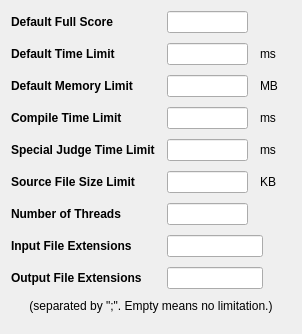
<?xml version="1.0" encoding="UTF-8"?>
<ui version="4.0">
 <class>GeneralSettings</class>
 <widget class="QWidget" name="GeneralSettings">
  <property name="geometry">
   <rect>
    <x>0</x>
    <y>0</y>
    <width>302</width>
    <height>334</height>
   </rect>
  </property>
  <property name="windowTitle">
   <string>Form</string>
  </property>
  <layout class="QGridLayout" name="gridLayout">
   <property name="horizontalSpacing">
    <number>12</number>
   </property>
   <property name="verticalSpacing">
    <number>10</number>
   </property>
   <item row="0" column="0">
    <widget class="QLabel" name="label">
     <property name="sizePolicy">
      <sizepolicy hsizetype="Fixed" vsizetype="Fixed">
       <horstretch>0</horstretch>
       <verstretch>0</verstretch>
      </sizepolicy>
     </property>
     <property name="styleSheet">
      <string notr="true">font-size:9pt;font-weight:bold;</string>
     </property>
     <property name="text">
      <string>Default Full Score</string>
     </property>
    </widget>
   </item>
   <item row="0" column="1">
    <layout class="QHBoxLayout" name="horizontalLayout_2">
     <item>
      <widget class="QLineEdit" name="defaultFullScore">
       <property name="sizePolicy">
        <sizepolicy hsizetype="Fixed" vsizetype="Fixed">
         <horstretch>0</horstretch>
         <verstretch>0</verstretch>
        </sizepolicy>
       </property>
       <property name="minimumSize">
        <size>
         <width>81</width>
         <height>0</height>
        </size>
       </property>
       <property name="maximumSize">
        <size>
         <width>81</width>
         <height>16777215</height>
        </size>
       </property>
      </widget>
     </item>
     <item>
      <spacer name="horizontalSpacer">
       <property name="orientation">
        <enum>Qt::Horizontal</enum>
       </property>
       <property name="sizeHint" stdset="0">
        <size>
         <width>40</width>
         <height>20</height>
        </size>
       </property>
      </spacer>
     </item>
    </layout>
   </item>
   <item row="1" column="0">
    <widget class="QLabel" name="label_2">
     <property name="sizePolicy">
      <sizepolicy hsizetype="Fixed" vsizetype="Fixed">
       <horstretch>0</horstretch>
       <verstretch>0</verstretch>
      </sizepolicy>
     </property>
     <property name="styleSheet">
      <string notr="true">font-size:9pt;font-weight:bold;</string>
     </property>
     <property name="text">
      <string>Default Time Limit</string>
     </property>
    </widget>
   </item>
   <item row="1" column="1">
    <layout class="QHBoxLayout" name="horizontalLayout_3">
     <property name="spacing">
      <number>12</number>
     </property>
     <item>
      <widget class="QLineEdit" name="defaultTimeLimit">
       <property name="sizePolicy">
        <sizepolicy hsizetype="Fixed" vsizetype="Fixed">
         <horstretch>0</horstretch>
         <verstretch>0</verstretch>
        </sizepolicy>
       </property>
       <property name="minimumSize">
        <size>
         <width>81</width>
         <height>0</height>
        </size>
       </property>
       <property name="maximumSize">
        <size>
         <width>81</width>
         <height>16777215</height>
        </size>
       </property>
      </widget>
     </item>
     <item>
      <widget class="QLabel" name="label_6">
       <property name="sizePolicy">
        <sizepolicy hsizetype="Fixed" vsizetype="Preferred">
         <horstretch>0</horstretch>
         <verstretch>0</verstretch>
        </sizepolicy>
       </property>
       <property name="styleSheet">
        <string notr="true">font-size: 9pt;</string>
       </property>
       <property name="text">
        <string>ms</string>
       </property>
      </widget>
     </item>
     <item>
      <spacer name="horizontalSpacer_3">
       <property name="orientation">
        <enum>Qt::Horizontal</enum>
       </property>
       <property name="sizeHint" stdset="0">
        <size>
         <width>40</width>
         <height>20</height>
        </size>
       </property>
      </spacer>
     </item>
    </layout>
   </item>
   <item row="2" column="0">
    <widget class="QLabel" name="label_3">
     <property name="sizePolicy">
      <sizepolicy hsizetype="Fixed" vsizetype="Fixed">
       <horstretch>0</horstretch>
       <verstretch>0</verstretch>
      </sizepolicy>
     </property>
     <property name="styleSheet">
      <string notr="true">font-size:9pt;font-weight:bold;</string>
     </property>
     <property name="text">
      <string>Default Memory Limit</string>
     </property>
    </widget>
   </item>
   <item row="2" column="1">
    <layout class="QHBoxLayout" name="horizontalLayout_4">
     <property name="spacing">
      <number>12</number>
     </property>
     <item>
      <widget class="QLineEdit" name="defaultMemoryLimit">
       <property name="sizePolicy">
        <sizepolicy hsizetype="Fixed" vsizetype="Fixed">
         <horstretch>0</horstretch>
         <verstretch>0</verstretch>
        </sizepolicy>
       </property>
       <property name="minimumSize">
        <size>
         <width>81</width>
         <height>0</height>
        </size>
       </property>
       <property name="maximumSize">
        <size>
         <width>81</width>
         <height>16777215</height>
        </size>
       </property>
      </widget>
     </item>
     <item>
      <widget class="QLabel" name="label_7">
       <property name="sizePolicy">
        <sizepolicy hsizetype="Fixed" vsizetype="Preferred">
         <horstretch>0</horstretch>
         <verstretch>0</verstretch>
        </sizepolicy>
       </property>
       <property name="styleSheet">
        <string notr="true">font-size: 9pt;</string>
       </property>
       <property name="text">
        <string>MB</string>
       </property>
      </widget>
     </item>
     <item>
      <spacer name="horizontalSpacer_4">
       <property name="orientation">
        <enum>Qt::Horizontal</enum>
       </property>
       <property name="sizeHint" stdset="0">
        <size>
         <width>40</width>
         <height>20</height>
        </size>
       </property>
      </spacer>
     </item>
    </layout>
   </item>
   <item row="3" column="0">
    <widget class="QLabel" name="label_4">
     <property name="sizePolicy">
      <sizepolicy hsizetype="Fixed" vsizetype="Preferred">
       <horstretch>0</horstretch>
       <verstretch>0</verstretch>
      </sizepolicy>
     </property>
     <property name="styleSheet">
      <string notr="true">font-size:9pt;font-weight:bold;</string>
     </property>
     <property name="text">
      <string>Compile Time Limit</string>
     </property>
    </widget>
   </item>
   <item row="3" column="1">
    <layout class="QHBoxLayout" name="horizontalLayout_5">
     <property name="spacing">
      <number>12</number>
     </property>
     <item>
      <widget class="QLineEdit" name="compileTimeLimit">
       <property name="sizePolicy">
        <sizepolicy hsizetype="Fixed" vsizetype="Fixed">
         <horstretch>0</horstretch>
         <verstretch>0</verstretch>
        </sizepolicy>
       </property>
       <property name="minimumSize">
        <size>
         <width>81</width>
         <height>0</height>
        </size>
       </property>
       <property name="maximumSize">
        <size>
         <width>81</width>
         <height>16777215</height>
        </size>
       </property>
      </widget>
     </item>
     <item>
      <widget class="QLabel" name="label_8">
       <property name="sizePolicy">
        <sizepolicy hsizetype="Fixed" vsizetype="Preferred">
         <horstretch>0</horstretch>
         <verstretch>0</verstretch>
        </sizepolicy>
       </property>
       <property name="styleSheet">
        <string notr="true">font-size: 9pt;</string>
       </property>
       <property name="text">
        <string>ms</string>
       </property>
      </widget>
     </item>
     <item>
      <spacer name="horizontalSpacer_5">
       <property name="orientation">
        <enum>Qt::Horizontal</enum>
       </property>
       <property name="sizeHint" stdset="0">
        <size>
         <width>40</width>
         <height>20</height>
        </size>
       </property>
      </spacer>
     </item>
    </layout>
   </item>
   <item row="4" column="0">
    <widget class="QLabel" name="label_17">
     <property name="sizePolicy">
      <sizepolicy hsizetype="Fixed" vsizetype="Preferred">
       <horstretch>0</horstretch>
       <verstretch>0</verstretch>
      </sizepolicy>
     </property>
     <property name="styleSheet">
      <string notr="true">font-size:9pt;font-weight:bold;</string>
     </property>
     <property name="text">
      <string>Special Judge Time Limit</string>
     </property>
    </widget>
   </item>
   <item row="4" column="1">
    <layout class="QHBoxLayout" name="horizontalLayout_9">
     <property name="spacing">
      <number>12</number>
     </property>
     <item>
      <widget class="QLineEdit" name="specialJudgeTimeLimit">
       <property name="sizePolicy">
        <sizepolicy hsizetype="Fixed" vsizetype="Fixed">
         <horstretch>0</horstretch>
         <verstretch>0</verstretch>
        </sizepolicy>
       </property>
       <property name="minimumSize">
        <size>
         <width>81</width>
         <height>0</height>
        </size>
       </property>
       <property name="maximumSize">
        <size>
         <width>81</width>
         <height>16777215</height>
        </size>
       </property>
      </widget>
     </item>
     <item>
      <widget class="QLabel" name="label_18">
       <property name="sizePolicy">
        <sizepolicy hsizetype="Fixed" vsizetype="Preferred">
         <horstretch>0</horstretch>
         <verstretch>0</verstretch>
        </sizepolicy>
       </property>
       <property name="styleSheet">
        <string notr="true">font-size: 9pt;</string>
       </property>
       <property name="text">
        <string>ms</string>
       </property>
      </widget>
     </item>
     <item>
      <spacer name="horizontalSpacer_7">
       <property name="orientation">
        <enum>Qt::Horizontal</enum>
       </property>
       <property name="sizeHint" stdset="0">
        <size>
         <width>40</width>
         <height>20</height>
        </size>
       </property>
      </spacer>
     </item>
    </layout>
   </item>
   <item row="5" column="0">
    <widget class="QLabel" name="label_5">
     <property name="sizePolicy">
      <sizepolicy hsizetype="Fixed" vsizetype="Fixed">
       <horstretch>0</horstretch>
       <verstretch>0</verstretch>
      </sizepolicy>
     </property>
     <property name="styleSheet">
      <string notr="true">font-size:9pt;font-weight:bold;</string>
     </property>
     <property name="text">
      <string>Source File Size Limit</string>
     </property>
    </widget>
   </item>
   <item row="5" column="1">
    <layout class="QHBoxLayout" name="horizontalLayout_6">
     <property name="spacing">
      <number>12</number>
     </property>
     <item>
      <widget class="QLineEdit" name="fileSizeLimit">
       <property name="sizePolicy">
        <sizepolicy hsizetype="Fixed" vsizetype="Fixed">
         <horstretch>0</horstretch>
         <verstretch>0</verstretch>
        </sizepolicy>
       </property>
       <property name="minimumSize">
        <size>
         <width>81</width>
         <height>0</height>
        </size>
       </property>
       <property name="maximumSize">
        <size>
         <width>81</width>
         <height>16777215</height>
        </size>
       </property>
      </widget>
     </item>
     <item>
      <widget class="QLabel" name="label_9">
       <property name="sizePolicy">
        <sizepolicy hsizetype="Fixed" vsizetype="Preferred">
         <horstretch>0</horstretch>
         <verstretch>0</verstretch>
        </sizepolicy>
       </property>
       <property name="styleSheet">
        <string notr="true">font-size: 9pt;</string>
       </property>
       <property name="text">
        <string>KB</string>
       </property>
      </widget>
     </item>
     <item>
      <spacer name="horizontalSpacer_6">
       <property name="orientation">
        <enum>Qt::Horizontal</enum>
       </property>
       <property name="sizeHint" stdset="0">
        <size>
         <width>40</width>
         <height>20</height>
        </size>
       </property>
      </spacer>
     </item>
    </layout>
   </item>
   <item row="6" column="0">
    <widget class="QLabel" name="label_19">
     <property name="sizePolicy">
      <sizepolicy hsizetype="Fixed" vsizetype="Fixed">
       <horstretch>0</horstretch>
       <verstretch>0</verstretch>
      </sizepolicy>
     </property>
     <property name="styleSheet">
      <string notr="true">font-size:9pt;font-weight:bold;</string>
     </property>
     <property name="text">
      <string>Number of Threads</string>
     </property>
    </widget>
   </item>
   <item row="6" column="1">
    <layout class="QHBoxLayout" name="horizontalLayout_10">
     <property name="spacing">
      <number>12</number>
     </property>
     <item>
      <widget class="QLineEdit" name="numberOfThreads">
       <property name="minimumSize">
        <size>
         <width>81</width>
         <height>0</height>
        </size>
       </property>
       <property name="maximumSize">
        <size>
         <width>81</width>
         <height>16777215</height>
        </size>
       </property>
      </widget>
     </item>
     <item>
      <spacer name="horizontalSpacer_8">
       <property name="orientation">
        <enum>Qt::Horizontal</enum>
       </property>
       <property name="sizeHint" stdset="0">
        <size>
         <width>201</width>
         <height>20</height>
        </size>
       </property>
      </spacer>
     </item>
    </layout>
   </item>
   <item row="7" column="0">
    <widget class="QLabel" name="label_10">
     <property name="styleSheet">
      <string notr="true">font-size:9pt;font-weight:bold;</string>
     </property>
     <property name="text">
      <string>Input File Extensions</string>
     </property>
    </widget>
   </item>
   <item row="7" column="1">
    <layout class="QHBoxLayout" name="horizontalLayout_7">
     <item>
      <widget class="QLineEdit" name="inputFileExtensions"/>
     </item>
     <item>
      <spacer name="horizontalSpacer_2">
       <property name="orientation">
        <enum>Qt::Horizontal</enum>
       </property>
       <property name="sizeHint" stdset="0">
        <size>
         <width>40</width>
         <height>20</height>
        </size>
       </property>
      </spacer>
     </item>
    </layout>
   </item>
   <item row="8" column="0">
    <widget class="QLabel" name="label_12">
     <property name="styleSheet">
      <string notr="true">font-size:9pt;font-weight:bold;</string>
     </property>
     <property name="text">
      <string>Output File Extensions</string>
     </property>
    </widget>
   </item>
   <item row="8" column="1">
    <layout class="QHBoxLayout" name="horizontalLayout">
     <item>
      <widget class="QLineEdit" name="outputFileExtensions"/>
     </item>
     <item>
      <spacer name="horizontalSpacer_9">
       <property name="orientation">
        <enum>Qt::Horizontal</enum>
       </property>
       <property name="sizeHint" stdset="0">
        <size>
         <width>40</width>
         <height>20</height>
        </size>
       </property>
      </spacer>
     </item>
    </layout>
   </item>
   <item row="9" column="0" colspan="2">
    <widget class="QLabel" name="label_11">
     <property name="styleSheet">
      <string notr="true">font-size:9pt;</string>
     </property>
     <property name="text">
      <string>(separated by &quot;;&quot;. Empty means no limitation.)</string>
     </property>
     <property name="alignment">
      <set>Qt::AlignCenter</set>
     </property>
    </widget>
   </item>
   <item row="10" column="0" colspan="2">
    <spacer name="verticalSpacer">
     <property name="orientation">
      <enum>Qt::Vertical</enum>
     </property>
     <property name="sizeHint" stdset="0">
      <size>
       <width>20</width>
       <height>3</height>
      </size>
     </property>
    </spacer>
   </item>
  </layout>
 </widget>
 <resources/>
 <connections/>
</ui>
